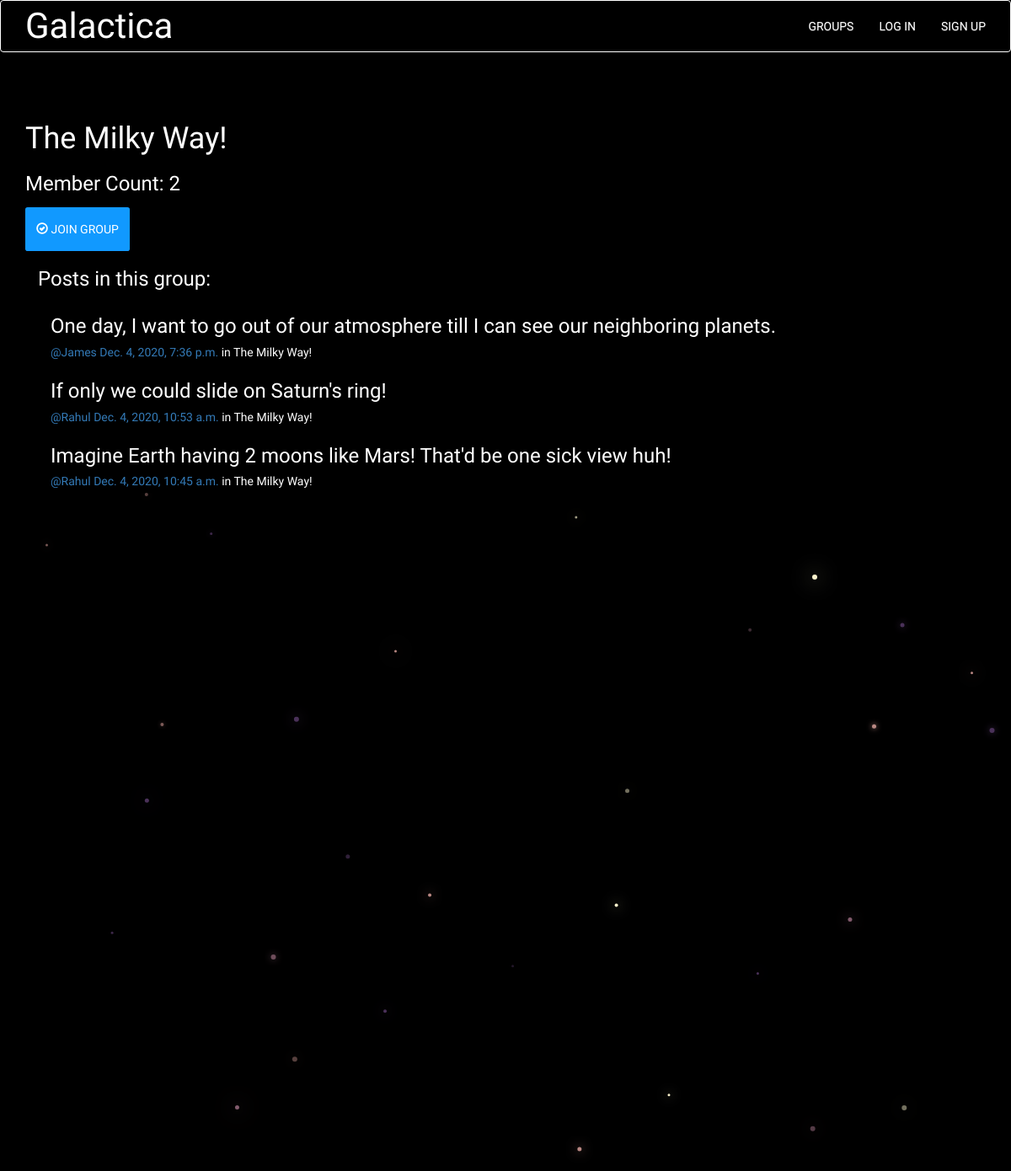
Page /groups/posts/in/the-milky-way/ on the committed database.
### groups/models.py (models this page shows, shortened)
class Group(models.Model):
    name = models.CharField(max_length=255, unique=True)
    slug = models.SlugField(allow_unicode=True, unique=True)
    description = models.TextField(blank=True, default='')
    description_html = models.TextField(editable=False, default='', blank=True)
    members = models.ManyToManyField(User,through="GroupMember")
    class Meta:
        ordering = ["name"]

### posts/models.py (models this page shows, shortened)
class Post(models.Model):
    user = models.ForeignKey(User, related_name="posts",on_delete=models.CASCADE)
    created_at = models.DateTimeField(auto_now=True)
    message = models.TextField()
    message_html = models.TextField(editable=False)
    group = models.ForeignKey(Group, related_name="posts",null=True, blank=True,on_delete=models.CASCADE)
    class Meta:
        ordering = ["-created_at"]
        unique_together = ["user", "message"]

### groups/views.py (the view)
# urls.py: path("posts/in/<slug:slug>/",views.SingleGroup.as_view(),name="single"),
class SingleGroup(generic.DetailView):
    model = Group

### groups/templates/groups/group_detail.html
{% extends "groups/group_base.html" %}
{% block pregroup %}
<div class="content" >
<h1>{{group.name}}</h1>
<h3> Member Count: {{group.members.count}}</h3>
  <div class="content" >
				{% if user in group.members.all %}
					<a href="{% url 'groups:leave' slug=group.slug %}" class="btn nav_button warn"><span class="glyphicon glyphicon-remove-circle"></span> Leave group</a>
				{% else %}
					<a href="{% url 'groups:join' slug=group.slug %}" class="btn nav_button sign"><span class="glyphicon glyphicon-ok-circle"></span> Join group</a>
				{% endif %}
</div>
{% endblock %}
{% block group_content %}
<div class="col-md-8">
  <h3>Posts in this group:</h3>
	{% if group.posts.count == 0 %}
	<h2>No posts in this group yet!</h2>
	{% else %}
		{% for post in group.posts.all %}
			{% include "posts/_post.html" %}
		{% endfor %}
	{% endif %}
</div>
</div>
{% endblock %}

### posts/templates/posts/_post.html (shortened to what this page needs)
<div class="content container">
	<h3>{{ post.message_html|safe }}</h3>
	<div class="media-body">
		<h5 class="media-heading">
			<span class="username"><a href="{% url 'posts:for_user' username=post.user.username %}">@{{ post.user.username }}</a></span>
			<time class="time"><a href="{% url 'posts:single' username=post.user.username pk=post.pk %}">{{ post.created_at }}</a></time>
			{% if post.group %}
			<span class="group-name">in {{ post.group.name }}</span>
			{% endif %}
		</h5>
	</div>
</div>

### static/css/master.css (style rules this page uses)
html, .bod { height: 100%; width: 100%; font-family: 'Exo', sans-serif; background: #000; overflow-x:hidden; margin: 0; }
.nav_button { background-color: transparent; margin-top: 5px; text-transform: uppercase; border-radius: 0.2em; transition: 250ms ease-in-out, color 300ms ease-in-out; }
.content { color: #fff; }
.sign { width: auto; height: auto; padding: -5px; background-color:#19ff; color: #fff; line-height:38px; }

### rows in the picture
Group: name "The Milky Way!", members.count "2"
Post: message_html "One day, I want to go out of our atmosphere till I can see our neighboring planets.", user.username "James", created_at "Dec. 4, 2020, 7:36 p.m.", group.name "The Milky Way!"
Post: message_html "If only we could slide on Saturn's ring!", user.username "Rahul", created_at "Dec. 4, 2020, 10:53 a.m.", group.name "The Milky Way!"
Post: message_html "Imagine Earth having 2 moons like Mars! That'd be one sick view huh!", user.username "Rahul", created_at "Dec. 4, 2020, 10:45 a.m.", group.name "The Milky Way!"
